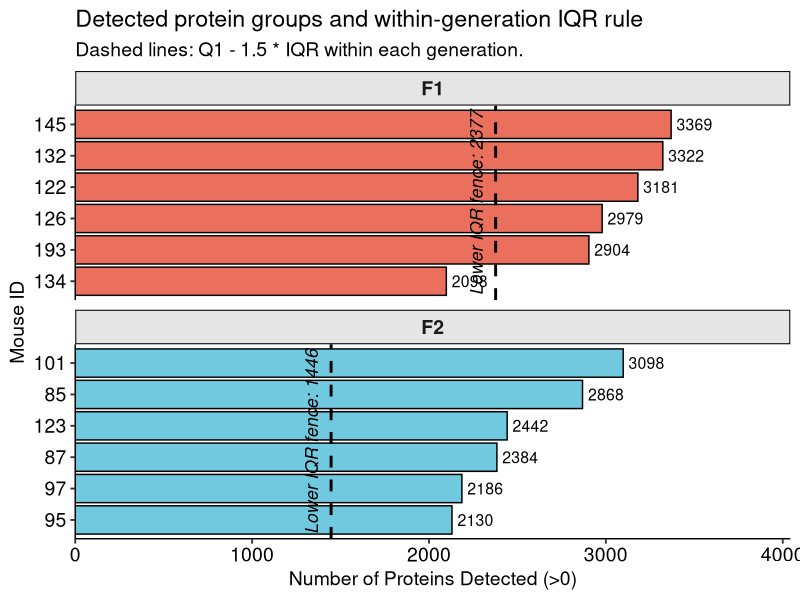

Reproduce this figure in R.
# Detected protein counts and within-generation IQR thresholds.

# ==============================================================================
# DESCRIPTIVE QC: POSITIVE-INTENSITY COUNTS & WITHIN-GENERATION IQR RULE
# ==============================================================================
library(tidyverse)
library(openxlsx)
library(ggpubr)


pro_exp <- read.xlsx("All_expression.xlsx")

# Extract quantitative columns
exp_cols <- grep("Quantity_F", colnames(pro_exp), value = TRUE)
df_quant <- pro_exp[, exp_cols]

# 1. Calculate how many proteins have a value > 0 for each mouse
protein_counts <- colSums(df_quant > 0)

# 2. Create a clean data frame for plotting
count_df <- data.frame(
  Sample = colnames(df_quant),
  Proteins_Identified = protein_counts
) %>%
  mutate(
    Group = factor(ifelse(grepl("F1", Sample), "F1", "F2"), levels = c("F1", "F2")),
    Mouse_ID = stringr::str_extract(Sample, "(?<=\\.)\\d+(?=_)") 
  )

# 3. DYNAMICALLY CALCULATE IQR CUTOFFS FOR EACH GROUP
# Q1 - (1.5 * IQR)
iqr_thresholds <- count_df %>%
  group_by(Group) %>%
  summarize(
    Q1 = quantile(Proteins_Identified, 0.25),
    Q3 = quantile(Proteins_Identified, 0.75),
    IQR_Value = Q3 - Q1,
    Lower_Bound = Q1 - (1.5 * IQR_Value)
  )

# 4. Generate the Faceted QC Barplot
p_qc_stats <- ggplot(count_df, aes(x = Proteins_Identified, y = reorder(Mouse_ID, Proteins_Identified), fill = Group)) +
  geom_bar(stat = "identity", color = "black", alpha = 0.8) +
  scale_fill_manual(values = c("F1" = "#E64B35FF", "F2" = "#4DBBD5FF")) +
  
  # Adds the numbers to the ends of the bars
  geom_text(aes(label = Proteins_Identified), hjust = -0.15, size = 4) +
  
  # Split the graph into F1 (top) and F2 (bottom)
  facet_wrap(~Group, scales = "free_y", ncol = 1) +
  
  # Draw the IQR threshold dashed lines dynamically for each group
  geom_vline(data = iqr_thresholds, aes(xintercept = Lower_Bound), 
             linetype = "dashed", color = "black", size = 1) +
  
  # Add text labels right next to the dashed lines to state the exact cutoff number
  geom_text(data = iqr_thresholds, 
            aes(x = Lower_Bound, y = 3.5, label = paste("Lower IQR fence:", round(Lower_Bound, 0))), 
            angle = 90, vjust = -1, size = 4.5, fontface = "italic", color = "black") +
  
  theme_pubr(base_size = 14) +
  scale_x_continuous(expand = expansion(mult = c(0, 0.2))) +
  labs(title = "Detected protein groups and within-generation IQR rule",
       subtitle = "Dashed lines: Q1 - 1.5 * IQR within each generation.",
       x = "Number of Proteins Detected (>0)",
       y = "Mouse ID") +
  theme(legend.position = "none", # Legend not needed since we faceted
        strip.background = element_rect(fill = "grey90"),
        strip.text = element_text(face = "bold", size = 14))

# Save the plot
dir.create("Supplementary_Figures", showWarnings = FALSE)
ggsave("Supplementary_Figures/SuppFig_QC_ProteinCounts_Stats.tiff", p_qc_stats, width = 12, height = 7, dpi = 300)

print("Statistical QC Barplot generated!")
